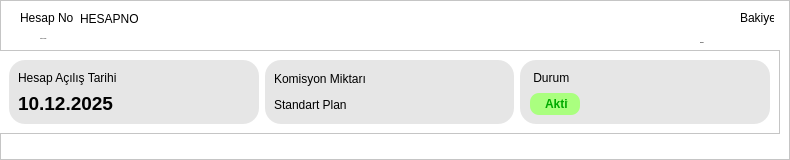
                  <widget class="QFrame" name="HesaplarimInfoFrame1">
                   <property name="sizePolicy">
                    <sizepolicy hsizetype="Expanding" vsizetype="Expanding">
                     <horstretch>0</horstretch>
                     <verstretch>0</verstretch>
                    </sizepolicy>
                   </property>
                   <property name="minimumSize">
                    <size>
                     <width>0</width>
                     <height>160</height>
                    </size>
                   </property>
                   <property name="styleSheet">
                    <string notr="true">background:rgb(255,255,255)</string>
                   </property>
                   <property name="frameShape">
                    <enum>QFrame::Shape::StyledPanel</enum>
                   </property>
                   <property name="frameShadow">
                    <enum>QFrame::Shadow::Raised</enum>
                   </property>
                   <widget class="QLabel" name="HesapNoLabel">
                    <property name="geometry">
                     <rect>
                      <x>20</x>
                      <y>10</y>
                      <width>53</width>
                      <height>16</height>
                     </rect>
                    </property>
                    <property name="text">
                     <string>Hesap No</string>
                    </property>
                   </widget>
                   <widget class="QLabel" name="HesapNoLabel1">
                    <property name="geometry">
                     <rect>
                      <x>80</x>
                      <y>8</y>
                      <width>74</width>
                      <height>22</height>
                     </rect>
                    </property>
                    <property name="text">
                     <string>HESAPNO</string>
                    </property>
                   </widget>
                   <widget class="QLabel" name="BakiyeLabel">
                    <property name="geometry">
                     <rect>
                      <x>740</x>
                      <y>10</y>
                      <width>34</width>
                      <height>16</height>
                     </rect>
                    </property>
                    <property name="styleSheet">
                     <string notr="true">top:right</string>
                    </property>
                    <property name="text">
                     <string>Bakiye</string>
                    </property>
                   </widget>
                   <widget class="QLabel" name="YatirimHesabiLabel">
                    <property name="geometry">
                     <rect>
                      <x>40</x>
                      <y>30</y>
                      <width>82</width>
                      <height>18</height>
                     </rect>
                    </property>
                    <property name="font">
                     <font>
                      <family>Segoe UI</family>
                      <pointsize>-1</pointsize>
                     </font>
                    </property>
                    <property name="text">
                     <string>Yatırım Hesabı</string>
                    </property>
                   </widget>
                   <widget class="QLabel" name="BakiyeLabel1">
                    <property name="geometry">
                     <rect>
                      <x>700</x>
                      <y>30</y>
                      <width>73</width>
                      <height>24</height>
                     </rect>
                    </property>
                    <property name="font">
                     <font>
                      <family>Segoe UI</family>
                      <pointsize>-1</pointsize>
                      <bold>true</bold>
                     </font>
                    </property>
                    <property name="midLineWidth">
                     <number>0</number>
                    </property>
                    <property name="text">
                     <string>800000₺</string>
                    </property>
                   </widget>
                   <widget class="QFrame" name="HesaplarimInfoFrame2">
                    <property name="geometry">
                     <rect>
                      <x>-1</x>
                      <y>50</y>
                      <width>781</width>
                      <height>84</height>
                     </rect>
                    </property>
                    <property name="styleSheet">
                     <string notr="true">
QFrame#HesapAcilisFrame,
QFrame#HesapDurumFrame,
QFrame#KomisyonPlaniFrame{
background:rgb(230,230,230);
border-radius: 16px;
}</string>
                    </property>
                    <property name="frameShape">
                     <enum>QFrame::Shape::StyledPanel</enum>
                    </property>
                    <property name="frameShadow">
                     <enum>QFrame::Shadow::Raised</enum>
                    </property>
                    <layout class="QHBoxLayout" name="horizontalLayout_2">
                     <item>
                      <widget class="QFrame" name="HesapAcilisFrame">
                       <property name="frameShape">
                        <enum>QFrame::Shape::StyledPanel</enum>
                       </property>
                       <property name="frameShadow">
                        <enum>QFrame::Shadow::Raised</enum>
                       </property>
                       <layout class="QVBoxLayout" name="verticalLayout_7">
                        <item>
                         <widget class="QLabel" name="HesapAcilisLabel">
                          <property name="styleSheet">
                           <string notr="true">background:transparent</string>
                          </property>
                          <property name="text">
                           <string>Hesap Açılış Tarihi</string>
                          </property>
                         </widget>
                        </item>
                        <item>
                         <widget class="QLabel" name="HesapAcilisLabel1">
                          <property name="font">
                           <font>
                            <family>Segoe UI</family>
                            <pointsize>14</pointsize>
                            <bold>true</bold>
                           </font>
                          </property>
                          <property name="styleSheet">
                           <string notr="true">background:transparent</string>
                          </property>
                          <property name="text">
                           <string>10.12.2025</string>
                          </property>
                         </widget>
                        </item>
                       </layout>
                      </widget>
                     </item>
                     <item>
                      <widget class="QFrame" name="KomisyonPlaniFrame">
                       <property name="frameShape">
                        <enum>QFrame::Shape::StyledPanel</enum>
                       </property>
                       <property name="frameShadow">
                        <enum>QFrame::Shadow::Raised</enum>
                       </property>
                       <layout class="QVBoxLayout" name="verticalLayout_9">
                        <item>
                         <widget class="QLabel" name="KomisyonLabel">
                          <property name="styleSheet">
                           <string notr="true">background:transparent</string>
                          </property>
                          <property name="text">
                           <string>Komisyon Miktarı</string>
                          </property>
                         </widget>
                        </item>
                        <item>
                         <widget class="QLabel" name="KomisyonLabel1">
                          <property name="styleSheet">
                           <string notr="true">background:transparent</string>
                          </property>
                          <property name="text">
                           <string>Standart Plan</string>
                          </property>
                         </widget>
                        </item>
                       </layout>
                      </widget>
                     </item>
                     <item>
                      <widget class="QFrame" name="HesapDurumFrame">
                       <property name="frameShape">
                        <enum>QFrame::Shape::StyledPanel</enum>
                       </property>
                       <property name="frameShadow">
                        <enum>QFrame::Shadow::Raised</enum>
                       </property>
                       <layout class="QVBoxLayout" name="verticalLayout_8">
                        <property name="leftMargin">
                         <number>10</number>
                        </property>
                        <item>
                         <widget class="QLabel" name="DurumLabel">
                          <property name="styleSheet">
                           <string notr="true">background:transparent</string>
                          </property>
                          <property name="text">
                           <string> Durum</string>
                          </property>
                         </widget>
                        </item>
                        <item>
                         <widget class="QLabel" name="DurumLabel1">
                          <property name="minimumSize">
                           <size>
                            <width>50</width>
                            <height>0</height>
                           </size>
                          </property>
                          <property name="maximumSize">
                           <size>
                            <width>50</width>
                            <height>16777215</height>
                           </size>
                          </property>
                          <property name="styleSheet">
                           <string notr="true">background:transparent;
background-color: rgb(170, 255, 127);       /* Açık sarı zemin */
    color: rgb(0, 170, 0);                  /* Koyu sarı/turuncu yazı */
    border-radius: 12px;             /* Tam yuvarlak kenarlar */
    padding: 4px 12px;               /* İçeriden boşluk (Yazı kenara yapışmasın) */
    font-weight: bold;               /* Kalın yazı */
    font-family: &quot;Segoe UI&quot;, sans-serif;
border-radius: 9px;</string>
                          </property>
                          <property name="text">
                           <string>Aktif</string>
                          </property>
                         </widget>
                        </item>
                       </layout>
                      </widget>
                     </item>
                    </layout>
                   </widget>
                  </widget>
